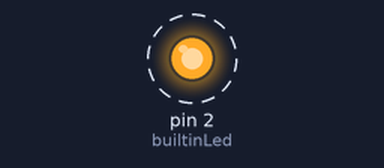
A sketch run on a simulated Arduino Uno, built with avr-gcc and run on an emulated ATmega328P. Shown: output pins drawn as LEDs (lit = HIGH). Dashed ring = blinking. What the sketch prints to the serial monitor is not drawn.

Above: at 0.7 s.
Timing chart, 0 to 3.5 s (numbered marks = the images above):
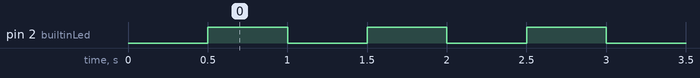

Measured:
- by itself, pin 2 (builtinLed): alternates HIGH for 0.50 s and LOW for 0.50 s

The sketch:

led.ino
```cpp
/*
 * led.ino
 * This is the Hello World program for embedded systems: the blinking led
 * It works on the built-in LED on GPIO 2
 * Program written for the workshop on embedded system at the
 * African Internet Summit 2019, Kampala, Uganda
 * U. Raich
 */
int builtinLed = 2;
bool ledState = true;

void setup() {
  Serial.begin(115200);
  delay(500);
  Serial.println();
  Serial.println("Blinks the built-in LED on the WeMos D1 mini CPU board");

  pinMode(builtinLed,OUTPUT);
}

void loop() {
  digitalWrite(builtinLed,ledState);
  delay(500);
  ledState =!ledState;
}
```
